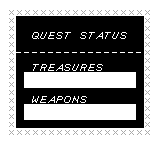

This game map was drawn from its Tiled (.tmx) file and the tilesets committed beside it. A one-line description and the full map source follow:
An orthogonal 20x18 tile map with 8x8 px tiles, 1 tile layer (Tile Layer 1), 3 tilesets.

<map version="1.2" tiledversion="1.2.2" orientation="orthogonal" renderorder="right-down" width="20" height="18" tilewidth="8" tileheight="8" infinite="0" nextlayerid="2" nextobjectid="1">
 <tileset firstgid="1" source="font.tsx" />
 <tileset firstgid="161" source="dungeon-items.tsx" />
 <tileset firstgid="177" source="quest-items.tsx" />
 <layer id="1" name="Tile Layer 1" width="20" height="18">
  <data encoding="csv">
128,128,128,128,128,128,128,128,128,128,128,128,128,128,128,128,128,128,128,128,
128,124,124,124,124,124,124,124,124,124,124,124,124,124,124,124,124,124,124,128,
128,124,127,127,127,127,127,127,127,127,127,127,127,127,127,127,127,127,124,128,
128,124,127,127,127,127,127,127,127,127,127,127,127,127,127,127,127,127,124,128,
128,124,127,127,17,21,5,19,20,127,19,20,1,20,21,19,127,127,124,128,
128,124,127,127,127,127,127,127,127,127,127,127,127,127,127,127,127,127,124,128,
128,124,64,64,64,64,64,64,64,64,64,64,64,64,64,64,64,64,124,128,
128,124,127,127,127,127,127,127,127,127,127,127,127,127,127,127,127,127,124,128,
128,124,127,127,20,18,5,1,19,21,18,5,19,127,127,127,127,127,124,128,
128,124,127,128,128,128,128,128,128,128,128,128,128,128,128,128,128,127,124,128,
128,124,127,128,128,128,128,128,128,128,128,128,128,128,128,128,128,127,124,128,
128,124,127,127,127,127,127,127,127,127,127,127,127,127,127,127,127,127,124,128,
128,124,127,127,23,5,1,16,15,14,19,127,127,127,127,127,127,127,124,128,
128,124,127,128,128,128,128,128,128,128,128,128,128,128,128,128,128,127,124,128,
128,124,127,128,128,128,128,128,128,128,128,128,128,128,128,128,128,127,124,128,
128,124,127,127,127,127,127,127,127,127,127,127,127,127,127,127,127,127,124,128,
128,124,124,124,124,124,124,124,124,124,124,124,124,124,124,124,124,124,124,128,
128,128,128,128,128,128,128,128,128,128,128,128,128,128,128,128,128,128,128,128
</data>
 </layer>
</map>
